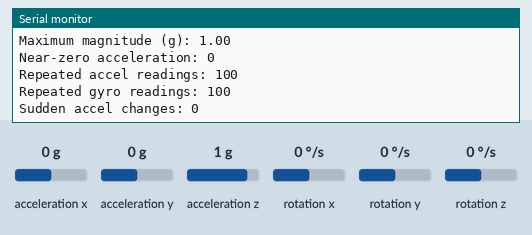
A sketch run on a simulated Arduino Nano 33 BLE. On the bench: the last lines printed to the serial monitor. Inputs (shaded band) come from the test bench; at power-on: acceleration x 0 g, acceleration y 0 g, acceleration z 1 g, rotation x 0 °/s, rotation y 0 °/s, rotation z 0 °/s.

Above: at 1.2 s.
1.3 s: acceleration x set to -1.4 g
At 2.4 s:
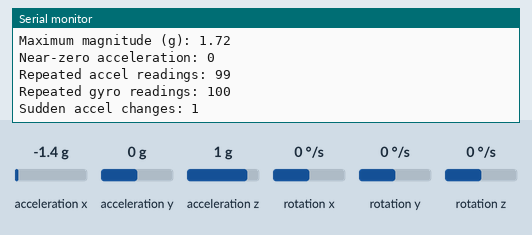
2.8 s: acceleration y set to -1.4 g
At 4.2 s:
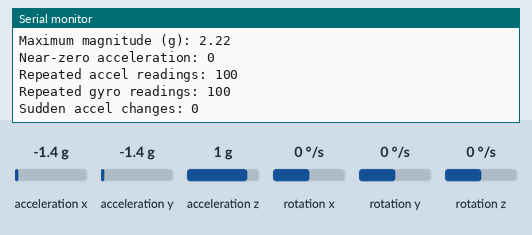
4.3 s: acceleration z set to -1.4 g
At 5.6 s:
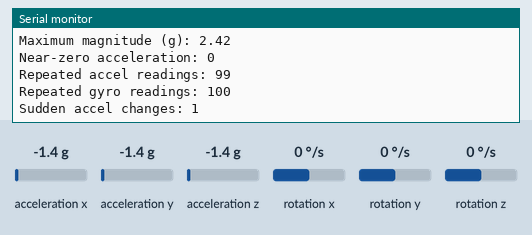
5.8 s: rotation x set to -192 °/s
At 6.6 s:
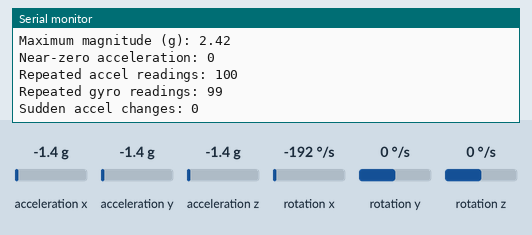
Timing chart, 0 to 8.3 s (numbered marks = the images above; inputs shaded):
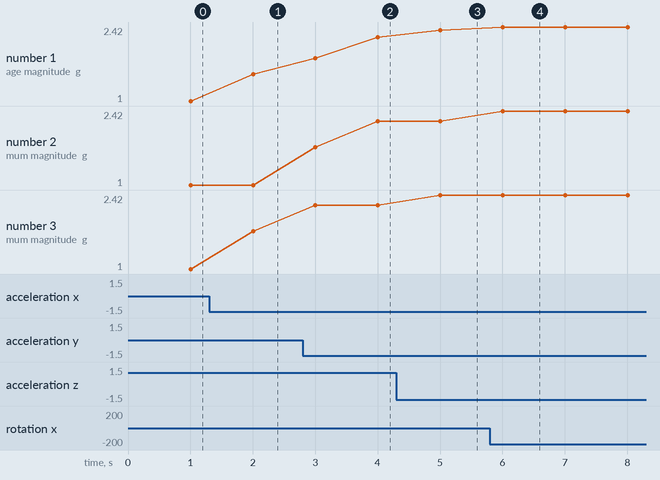

The sketch:

Arduino_diagnostic.ino
```cpp
#include <Arduino_BMI270_BMM150.h>
#include <math.h>

// ============================================================
// OpenExo - Stationary IMU Data Quality Test
//
// Continuous mode enabled
// Accelerometer and gyroscope enabled
// No BLE or machine learning
//
// Keep Arduino completely stationary.
// ============================================================

const unsigned long SAMPLE_INTERVAL_US = 10000;
const unsigned long REPORT_INTERVAL_US = 1000000;

unsigned long nextSampleTime = 0;
unsigned long reportStartTime = 0;

unsigned long sampleCount = 0;
unsigned long invalidAccelCount = 0;
unsigned long repeatedAccelCount = 0;
unsigned long repeatedGyroCount = 0;
unsigned long suddenChangeCount = 0;

float previousAx = 0;
float previousAy = 0;
float previousAz = 0;

float previousGx = 0;
float previousGy = 0;
float previousGz = 0;

bool previousValid = false;

float magnitudeSum = 0;
float magnitudeMin = 1000;
float magnitudeMax = 0;

void setup() {

  Serial.begin(230400);

  while (!Serial) {
    delay(10);
  }

  if (!IMU.begin()) {
    Serial.println("IMU initialization failed!");
    while (1);
  }

    IMU.oneShotMode();
  Serial.println("Stationary IMU Data Quality Test");
  Serial.println("Continuous mode: ENABLED");
  Serial.println("Keep the Arduino completely stationary.");
  Serial.println();

  unsigned long now = micros();

  nextSampleTime = now;
  reportStartTime = now;
}

void loop() {

  unsigned long now = micros();

  if ((long)(now - nextSampleTime) >= 0) {

    nextSampleTime += SAMPLE_INTERVAL_US;

    if (IMU.accelerationAvailable() &&
        IMU.gyroscopeAvailable()) {

      float ax, ay, az;
      float gx, gy, gz;

      IMU.readAcceleration(ax, ay, az);
      IMU.readGyroscope(gx, gy, gz);

      sampleCount++;

      // Acceleration magnitude in g
      float magnitude = sqrt(
        ax * ax +
        ay * ay +
        az * az
      );

      magnitudeSum += magnitude;

      if (magnitude < magnitudeMin) {
        magnitudeMin = magnitude;
      }

      if (magnitude > magnitudeMax) {
        magnitudeMax = magnitude;
      }

      // Near-zero acceleration is suspicious
      if (magnitude < 0.2f) {
        invalidAccelCount++;
      }

      if (previousValid) {

        // Exact repeated acceleration readings
        if (ax == previousAx &&
            ay == previousAy &&
            az == previousAz) {
          repeatedAccelCount++;
        }

        // Exact repeated gyroscope readings
        if (gx == previousGx &&
            gy == previousGy &&
            gz == previousGz) {
          repeatedGyroCount++;
        }

        // Large acceleration vector change
        float dx = ax - previousAx;
        float dy = ay - previousAy;
        float dz = az - previousAz;

        float change = sqrt(
          dx * dx +
          dy * dy +
          dz * dz
        );

        if (change > 0.5f) {
          suddenChangeCount++;
        }
      }

      previousAx = ax;
      previousAy = ay;
      previousAz = az;

      previousGx = gx;
      previousGy = gy;
      previousGz = gz;

      previousValid = true;
    }
  }

  now = micros();

  if ((unsigned long)(now - reportStartTime) >=
      REPORT_INTERVAL_US) {

    Serial.println("-----------------------------");

    Serial.print("Samples: ");
    Serial.println(sampleCount);

    Serial.print("Average magnitude (g): ");
    Serial.println(
      sampleCount > 0
        ? magnitudeSum / sampleCount
        : 0
    );

    Serial.print("Minimum magnitude (g): ");
    Serial.println(
      sampleCount > 0 ? magnitudeMin : 0
    );

    Serial.print("Maximum magnitude (g): ");
    Serial.println(magnitudeMax);

    Serial.print("Near-zero acceleration: ");
    Serial.println(invalidAccelCount);

    Serial.print("Repeated accel readings: ");
    Serial.println(repeatedAccelCount);

    Serial.print("Repeated gyro readings: ");
    Serial.println(repeatedGyroCount);

    Serial.print("Sudden accel changes: ");
    Serial.println(suddenChangeCount);

    Serial.println();

    sampleCount = 0;
    invalidAccelCount = 0;
    repeatedAccelCount = 0;
    repeatedGyroCount = 0;
    suddenChangeCount = 0;

    magnitudeSum = 0;
    magnitudeMin = 1000;
    magnitudeMax = 0;

    reportStartTime += REPORT_INTERVAL_US;
  }
}
```

Measured:
- after the input at 1.3 s, the serial monitor: prints a new line after 0.70 s (image 1)
- after the input at 2.8 s, the serial monitor: prints a new line after 0.20 s (image 2)
- after the input at 4.3 s, the serial monitor: prints a new line after 0.70 s (image 3)
- after the input at 5.8 s, the serial monitor: prints a new line after 0.20 s (image 4)
- plotted number 1: 1 → 1.51 after the input at 1.3 s, 1.51 → 2.22 after the input at 2.8 s, 2.22 → 2.36 after the input at 4.3 s
- plotted number 2: 1 → 2.22 after the input at 2.8 s
- plotted number 3: 1 → 1.72 after the input at 1.3 s, 1.72 → 2.22 after the input at 2.8 s, 2.22 → 2.42 after the input at 4.3 s
